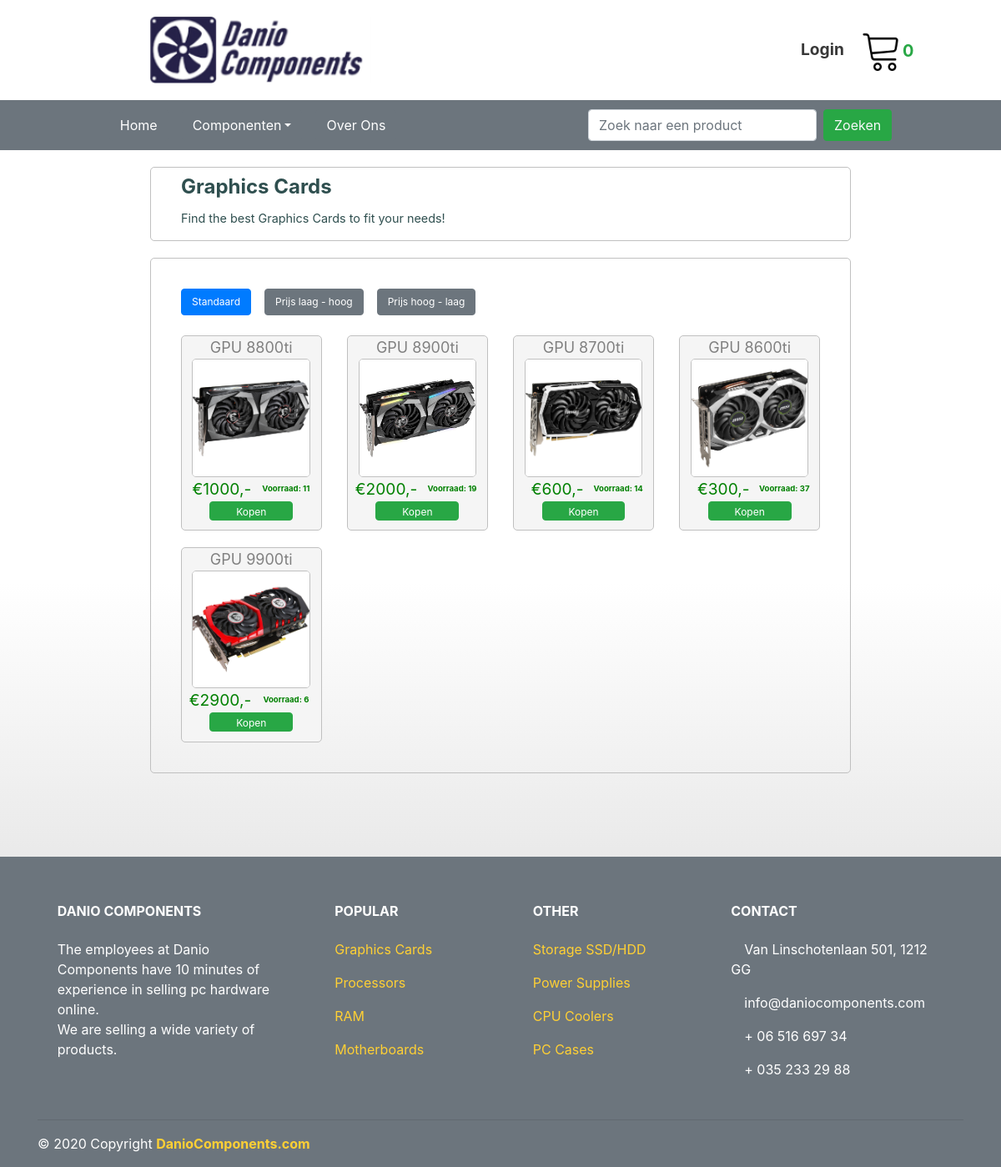
Screenshot of /categoryPage.php?category=graphics_card with the database file from the repository.
### tables this page shows
CREATE TABLE IF NOT EXISTS `categories` (
  `id` int(11) NOT NULL AUTO_INCREMENT,
  `name` varchar(60) NOT NULL,
  `display_name` varchar(60) NOT NULL,
  `tiny_desc` varchar(80) NOT NULL,
  `description` text NOT NULL,
  PRIMARY KEY (`id`)
);

CREATE TABLE IF NOT EXISTS `products` (
  `id` int(11) NOT NULL AUTO_INCREMENT,
  `product_code` varchar(45) NOT NULL,
  `name` varchar(60) NOT NULL,
  `description` text NOT NULL,
  `specifications` json NOT NULL,
  `price` int(11) NOT NULL,
  `stock` int(11) NOT NULL,
  `category_id` varchar(60) NOT NULL,
  PRIMARY KEY (`id`),
  UNIQUE KEY `id_UNIQUE` (`id`)
);

### categoryPage.php (the view, shortened to what this page needs)
<?php
    require_once("database.php");
    if(isset($_GET["category"])) {
        $stmt = $con->prepare("SELECT * FROM categories WHERE categories.name=?");
        $stmt->bindValue(1, $_GET["category"]);
        $stmt->execute();
        $category = $stmt->fetchObject();
    }
    if(isset($_GET["search"])) {
        if(isset($_GET["order"])) {
            if($_GET["order"] == "asc") {
                $stmt = $con->prepare("SELECT products.id, products.product_code, products.name, products.description, products.specifications, products.price, products.stock, categories.name AS category FROM products LEFT JOIN categories ON categories.id = products.category_id WHERE products.name LIKE ? ORDER BY products.price ASC");
            } elseif($_GET["order"] == "desc") {
                $stmt = $con->prepare("SELECT products.id, products.product_code, products.name, products.description, products.specifications, products.price, products.stock, categories.name AS category FROM products LEFT JOIN categories ON categories.id = products.category_id WHERE products.name LIKE ? ORDER BY products.price DESC");
            }
        } else {
            $stmt = $con->prepare("SELECT products.id, products.product_code, products.name, products.description, products.specifications, products.price, products.stock, categories.name AS category FROM products LEFT JOIN categories ON categories.id = products.category_id WHERE products.name LIKE ? OR products.product_code LIKE ?");
            $stmt->bindValue(2, "%" . $_GET["search"] . "%");
        }
        $stmt->bindValue(1, "%" . $_GET["search"] . "%");
    } else {
        if(isset($_GET["order"])) {
            if($_GET["order"] == "asc") {
                $stmt = $con->prepare("SELECT products.id, products.product_code, products.name, products.description, products.specifications, products.price, products.stock, categories.name AS category FROM products LEFT JOIN categories ON categories.id = products.category_id WHERE categories.name=? ORDER BY products.price ASC");
            } elseif($_GET["order"] == "desc") {
                $stmt = $con->prepare("SELECT products.id, products.product_code, products.name, products.description, products.specifications, products.price, products.stock, categories.name AS category FROM products LEFT JOIN categories ON categories.id = products.category_id WHERE categories.name=? ORDER BY products.price DESC");
            }
        } else {
            $stmt = $con->prepare("SELECT products.id, products.product_code, products.name, products.description, products.specifications, products.price, products.stock, categories.name AS category FROM products LEFT JOIN categories ON categories.id = products.category_id WHERE categories.name=?");
        }
        $stmt->bindValue(1, $_GET["category"]);
    }
    $stmt->execute();
    $products = $stmt->fetchAll(5);
?>
<html>
    <head>
        <link rel="stylesheet" href="styleSheet.css">
    </head>
    <body>
        <?php include("header.php") ?>
            <div class="TopPageContentBg">
                <strong><p class="categoryPageName"><?php if(isset($_GET["search"])) { echo 'Zoekresultaten voor "' . $_GET["search"] . '":'; } else { echo $category->display_name; } ?></p></strong>
                <p class="categoryPageDesc"><?php if(isset($_GET["search"])) { if(count($products) == 1) { echo "Er is " . count($products) . " resultaat gevonden. "; } else { echo "Er zijn " . count($products) . " resultaten gevonden."; } echo " Niet wat u zocht? Kijk eens naar de categorieen op de <a href='index.php'>homepagina</a>."; } else { echo $category->description; } ?></p>
            </div>
            <div class="PageContentBg">
                <?php
                    if(empty($products)) {
                        echo "<div><h4 style='text-align:center;color:darkred;'>Geen producten gevonden!</h4><br>";
                        echo "<a href='index.php' style='color:white; width:20%; margin-left:40%;' class='btn btn-primary'>Ga terug naar home</a></div>";
                    } else {
                        if(count($products) > 1) {
                            if(isset($_GET["category"])) {
                                echo "<input style='line-height:150%; font-size:1vw;' class='mb-4 mr-3 btn btn-primary' type='button' onclick='location.href=`?category=" . $_GET["category"] . "`;' value='Standaard'>";
                                echo "<input style='line-height:150%; font-size:1vw;' class='mb-4 mr-3 btn btn-secondary' type='button' onclick='location.href=`?category=" . $_GET["category"] . "&order=asc`;' value='Prijs laag - hoog'>";
                                echo "<input style='line-height:150%; font-size:1vw;' class='mb-4 mr-3 btn btn-secondary' type='button' onclick='location.href=`?category=" . $_GET["category"] . "&order=desc`;' value='Prijs hoog - laag'>";
                            }
                        }
                        echo "<div class='product-grid-container'>";
                            foreach($products as $product) {
                                echo "<div class='product' onclick='location.href=`productPage.php?product=$product->product_code`'>";
                                    echo "<div class='productName'>$product->name</div>";
                                    echo "<img class='productImage' src='products/$product->category/$product->product_code.jpg' onerror=\"this.onerror=null; this.src='images/not_found.jpg'\">";
                                    if(!$product->stock > 0) {
                                        echo "<div style='color:grey' class='productPrice'>€$product->price,-</div>";
                                        echo "<div style='color:salmon' class='productStock'>Voorraad: $product->stock</div>";
                                        echo "<button class='btn btn-secondary productButton' style='line-height:100%; font-size:1vw;'>Kopen</button>";
                                    } else {
                                        echo "<div style='color:green' class='productPrice'>€$product->price,-</div>";
                                        echo "<div style='color:green' class='productStock'>Voorraad: $product->stock</div>";
                                        echo "<button class='btn btn-success productButton' style='line-height:100%; font-size:1vw;'>Kopen</button>";
                                    }
                                echo "</div>";
                            }
                        echo "</div>";
                    }
                ?>
            </div>
        <?php include("footer.php") ?>
    </body>
</html>

### styleSheet.css (style rules this page uses)
body { background-image: linear-gradient(white, white, rgb(209, 209, 209)); }
@media only screen { .TopPageContentBg { margin-left:15%; margin-top: 20px; margin-bottom: 10px; width:70%; padding-left:3%; padding-top:1%; border:solid silver 1px; border-radius: 5px; } }
@media only screen { .PageContentBg { margin-left:15%; margin-top: 20px; margin-bottom: 100px; width:70%; padding:3%; border:solid silver 1px; border-radius: 5px; } }
@media only screen { .product { background-image: linear-gradient(whitesmoke, whitesmoke, whitesmoke, whitesmoke); height:100%; width:100%; border:solid silver 1px; display: inline-block; position: relative; cursor: pointer; border-radius: 5px; } }
@media only screen { .productName { width:100%; font-size: 1.5vw; text-align: center; color:gray; } }
@media only screen { .productImage { width:85%; display:block; height:auto; margin-left:7.5%; border:solid silver 1px; border-radius: 5px; } }
@media only screen { .productPrice { width:50%; font-size: 1.6vw; text-align: right; line-height: 150%; float:left; } }
@media only screen { .productStock { width:50%; font-size: 0.8vw; text-align: center; line-height: 300%; float:left; font-weight: bold; } }
@media only screen { .productButton { width:60%; margin-left: 20%; height:10%; margin-bottom:5%; } }
@media only screen { .product-grid-container { display:grid; grid-template-columns:22% 22% 22% 22%; grid-template-rows:auto; column-gap:4%; row-gap:20px; } }
@media only screen { .categoryPageName { font-size: 2vw; line-height: 90%; color:darkslategray; } }
@media only screen { .categoryPageDesc { font-size: 1.2vw; color:darkslategray; } }

### rows the page displays
categories: display_name "Graphics Cards", description "Find the best Graphics Cards to fit your needs!"
products: name "GPU 8800ti", category+product_code (picture), price "1000", stock "11"
products: name "GPU 8900ti", category+product_code (picture), price "2000", stock "19"
products: name "GPU 8700ti", category+product_code (picture), price "600", stock "14"
products: name "GPU 8600ti", category+product_code (picture), price "300", stock "37"
products: name "GPU 9900ti", category+product_code (picture), price "2900", stock "6"
